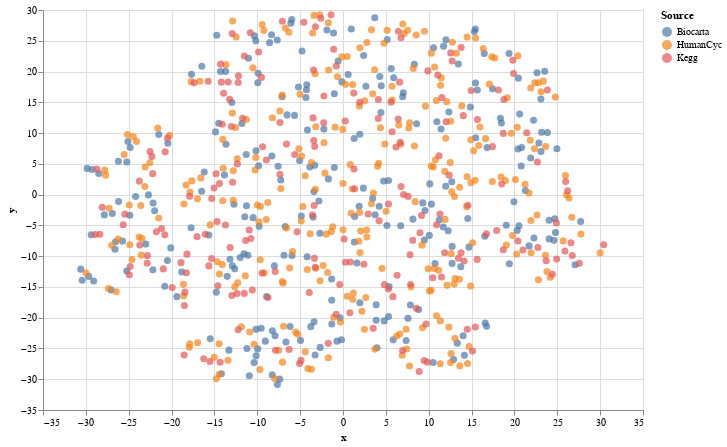

Write notebook code for a chart like this one.
### Code cell
# df
alt.Chart(df).mark_circle(size=50).encode(
    x='x',
    y='y',
    color='Source',
    tooltip=['pathway', 'Source', 'x','y']
).properties(width=600, height=400)

### Figure 1 — Vega-Lite specification as saved in the notebook (floating-point values rounded to 4 significant figures; data arrays with more than 128 entries replaced by an {"elided": "..."} marker saying what was removed)
{"config": {"view": {"continuousWidth": 400, "continuousHeight": 300}}, "data": {"name": "data-4e9182b9b1dc3a1ac4a634cd1527cef6"}, "mark": {"type": "circle", "size": 50}, "encoding": {"color": {"type": "nominal", "field": "Source"}, "tooltip": [{"type": "nominal", "field": "pathway"}, {"type": "nominal", "field": "Source"}, {"type": "quantitative", "field": "x"}, {"type": "quantitative", "field": "y"}], "x": {"type": "quantitative", "field": "x"}, "y": {"type": "quantitative", "field": "y"}}, "height": 400, "width": 600, "$schema": "https://vega.github.io/schema/vega-lite/v4.8.1.json", "datasets": {"data-4e9182b9b1dc3a1ac4a634cd1527cef6": {"elided": "740 records"}}}
